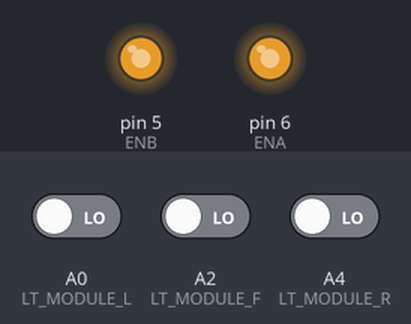
This sketch was run on a simulated Arduino Uno, built with avr-gcc and run on an emulated ATmega328P. On the bench: output pins drawn as LEDs (lit = HIGH). The inputs (shaded band) are chosen by the test bench; at power-on: A0 (LT_MODULE_L) LOW, A2 (LT_MODULE_F) LOW, A4 (LT_MODULE_R) LOW.

Above: at 1.2 s.
1.3 s: A0 (LT_MODULE_L) driven HIGH and A2 (LT_MODULE_F) driven HIGH and A4 (LT_MODULE_R) driven HIGH
At 1.9 s:
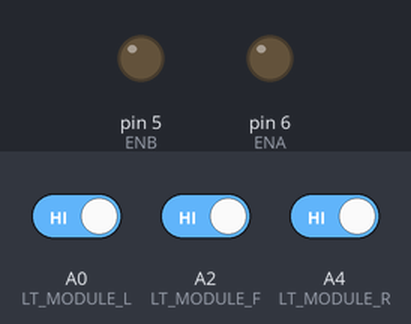
2.8 s: A0 (LT_MODULE_L) driven LOW
At 3.1 s:
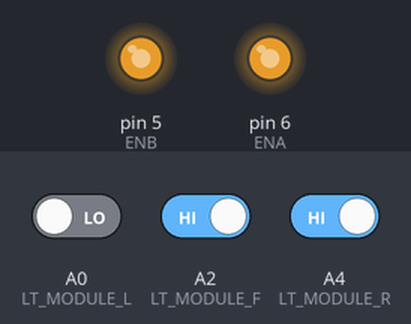
4.3 s: A0 (LT_MODULE_L) driven HIGH
At 5.4 s:
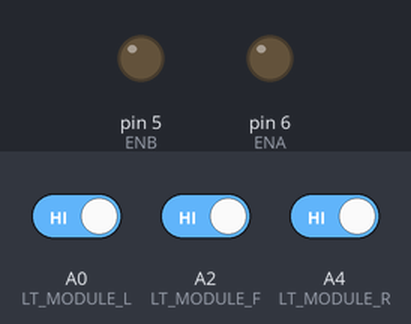
Timing chart, 0 to 7.3 s (numbered marks = the images above; inputs shaded):
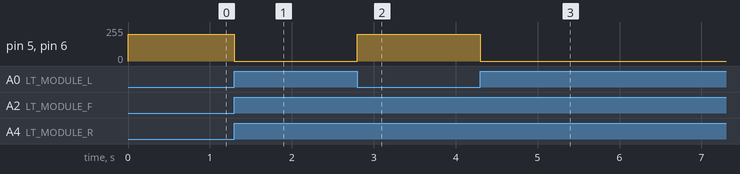

Measured:
- after the input at 1.3 s, pin 5 (ENB), pin 6 (ENA): 200/255 → 0/255 at once
- after the input at 2.8 s, pin 5 (ENB), pin 6 (ENA): 0/255 → 200/255 at once
- after the input at 4.3 s, pin 5 (ENB), pin 6 (ENA): 200/255 → 0/255 at once

The sketch:

Project_1-b.ino
```cpp
#define Forward 1 // 전진
#define Backward 2 // 후진
#define Turn_Right 3 // 우회전
#define Turn_Left 4 // 좌회전
#define Stop 5 // 정지
int g_carDirection = 0; // 차량 운행상태 전역변수 선언
int speed = 200;
#define ENA 6 // 모터 제어드라이버 ENA와 Shield의 S6핀 연결
#define EN1 7 // 모터 제어드라이버 EN1와 Shield의 S7핀 연결
#define EN2 3 // 모터 제어드라이버 EN2와 Shield의 S3핀 연결
#define EN3 4 // 모터 제어드라이버 EN3와 Shield의 S4핀 연결
#define EN4 2 // 모터 제어드라이버 EN4와 Shield의 S2핀 연결
#define ENB 5 // 모터 제어드라이버 ENB와 Shield의 S5핀 연결

#define LT_MODULE_L A0
#define LT_MODULE_F A2
#define LT_MODULE_R A4

void setup() {
  // put your setup code here, to run once:

}

void init_line_tracer_modules()
{
 pinMode(LT_MODULE_L , INPUT);
 pinMode(LT_MODULE_F , INPUT);
 pinMode(LT_MODULE_R , INPUT);
}

bool lt_isLeft() // 왼쪽 Line Tracer 모듈
{
 int ret = digitalRead(LT_MODULE_L);
 return (ret == 1) ? (true) : (false);
}
bool lt_isForward() // 중간 Line Tracer 모듈
{
int ret = digitalRead(LT_MODULE_F);
return (ret == 1) ? (true) : (false);
}
bool lt_isRight() // 오른쪽 Line Tracer 모듈
{
 int ret = digitalRead(LT_MODULE_R);
 return (ret == 1) ? (true) : (false);
}

void lt_mode_update()
{
 bool ll = lt_isLeft();
 bool ff = lt_isForward();
 bool rr = lt_isRight();
 if (ll&&ff&&rr)
 {
  analogWrite(ENA, 0);
  analogWrite(ENB, 0); // stop
 }
 else if (!ll&&!ff&&!rr)
 {
  digitalWrite(EN1, LOW);
  digitalWrite(EN2, HIGH);
  analogWrite(ENA, speed);

  digitalWrite(EN3, LOW);
  digitalWrite(EN4, HIGH);
  analogWrite(ENB, speed); // back
 }
 else if (ll&ff)
 {
  digitalWrite(EN1, HIGH);
  digitalWrite(EN2, LOW);
  analogWrite(ENA, speed);

  digitalWrite(EN3, HIGH);
  digitalWrite(EN4, LOW);
  analogWrite(ENB, speed); //forward
 }
 else if (ll)
 {
  digitalWrite(EN1, LOW);
  digitalWrite(EN2, HIGH);
  analogWrite(ENA, speed);

  digitalWrite(EN3, HIGH);
  digitalWrite(EN4, LOW);
  analogWrite(ENB, speed); // left
 }
 else if (rr)
 {
  digitalWrite(EN1, HIGH);
  digitalWrite(EN2, LOW);
  analogWrite(ENA, speed);

  digitalWrite(EN3, LOW);
  digitalWrite(EN4, HIGH);
  analogWrite(ENB, speed); // right
 }
 else if (ff)
 {
  digitalWrite(EN1, HIGH);
  digitalWrite(EN2, LOW);
  analogWrite(ENA, speed);

  digitalWrite(EN3, LOW);
  digitalWrite(EN4, HIGH);
  analogWrite(ENB, speed); // right
 }
}

void loop() {
  // put your main code here, to run repeatedly:
  lt_mode_update();
}
```
